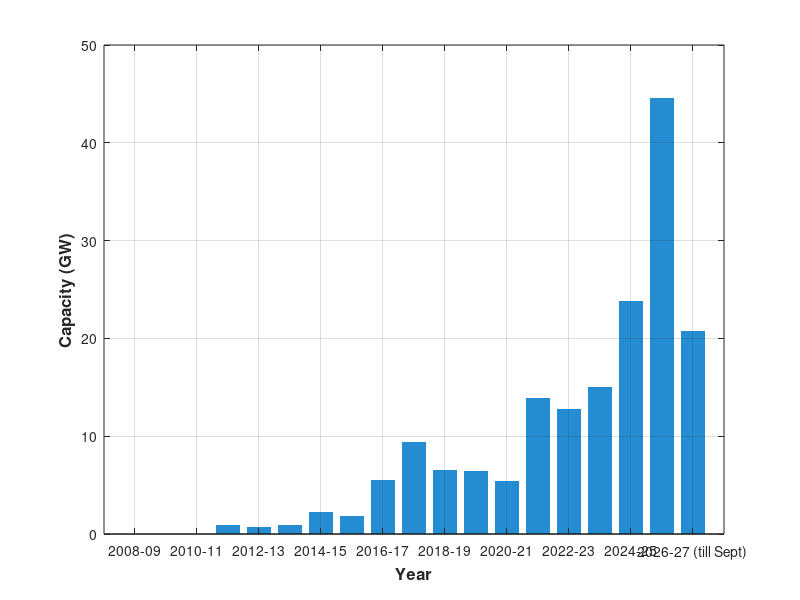

Reproduce this figure in MATLAB. (Note: this script raises an error after producing the figure.)
% Full list of years/categories
years_all = {'2008-09', '2009-10', '2010-11', '2011-12', ...
             '2012-13', '2013-14', '2014-15', '2015-16', ...
             '2016-17', '2017-18', '2018-19', '2019-20', ...
             '2020-21', '2021-22', '2022-23', '2023-24', ...
             '2024-25', '2025-26', '2026-27 (till Sept)'};

% Capacity values in MW converted to GW (MW / 1000)
capacity_MW = [0, 8.07, 24.87, 906.09, 745.2, 945.52, 2246.92, 1883.97, ...
               5525.98, 9362.65, 6529.23, 6447.11, 5457.55, 13911.17, ...
               12783.8, 15033.26, 23832.87, 44614.25, 20790.76];
capacity_GW = capacity_MW / 1000;

% Create Figure
figure('Position', [100, 100, 900, 450]);

% Plot bar graph using numeric indices for precise tick control
b = bar(1:length(capacity_GW), capacity_GW, 'FaceColor', [0.15 0.55 0.82], 'EdgeColor', 'none');

% Define label spacing interval (e.g., step = 2 shows every second year, step = 3 shows every third)
step = 2; 
tick_indices = 1:step:length(years_all);

% Set X-ticks and Labels
xticks(tick_indices);
xticklabels(years_all(tick_indices));
xtickangle(35);

% Labels & Formatting
xlabel('Year', 'FontSize', 12, 'FontWeight', 'bold');
ylabel('Capacity (GW)', 'FontSize', 12, 'FontWeight', 'bold');

% Grid and Clean Layout
grid on;
ax = gca;
ax.GridAlpha = 0.2;
ax.FontSize = 10;
xlim([0.2, length(years_all) + 0.8]);

% Add grid lines for better readability
grid off;
box off;
ax = gca;
ax.GridAlpha = 0.3;

% Rotate x-axis ticks for clarity
xtickangle(45);
ax = gca;
ax.XAxis.FontSize = 12;
ax.XAxis.FontWeight = 'bold';
ax.YAxis.FontSize = 12;
ax.YAxis.FontWeight = 'bold';
xlabel('Year', 'FontWeight', 'bold', 'FontSize', 12);
ylabel('Capacity (GW)', 'FontWeight', 'bold', 'FontSize', 12);
title('Solar Capacity Growth', 'FontSize', 14, 'FontWeight', 'bold');

set(gcf, 'Units', 'inches');
set(gcf, 'Position', [1, 1, 6, 5]); 
set(gcf, 'PaperPositionMode', 'auto');
% uiwait(msgbox('Adjust the legend manually, then close this message to save the figure.'));
print('Solar Trend', '-dpng', '-r300');
